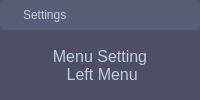
      <widget class="QWidget" name="tab_settings">
       <property name="styleSheet">
        <string notr="true">QWidget {
	background-color: rgb(78,79,102);
	border-radius:  5px;
}</string>
       </property>
       <attribute name="title">
        <string>Settings</string>
       </attribute>
       <layout class="QVBoxLayout" name="verticalLayout_6">
        <property name="spacing">
         <number>0</number>
        </property>
        <property name="leftMargin">
         <number>0</number>
        </property>
        <property name="topMargin">
         <number>0</number>
        </property>
        <property name="rightMargin">
         <number>0</number>
        </property>
        <property name="bottomMargin">
         <number>0</number>
        </property>
        <item>
         <widget class="QFrame" name="frame_titleLeftMenu_2">
          <property name="minimumSize">
           <size>
            <width>0</width>
            <height>30</height>
           </size>
          </property>
          <property name="styleSheet">
           <string notr="true">background-color: rgb(90,93,119);
	border-radius: 5px;
	color: rgb(195,204,221);</string>
          </property>
          <property name="frameShape">
           <enum>QFrame::NoFrame</enum>
          </property>
          <property name="frameShadow">
           <enum>QFrame::Raised</enum>
          </property>
          <layout class="QHBoxLayout" name="horizontalLayout_4">
           <property name="spacing">
            <number>9</number>
           </property>
           <property name="leftMargin">
            <number>7</number>
           </property>
           <property name="topMargin">
            <number>0</number>
           </property>
           <property name="rightMargin">
            <number>7</number>
           </property>
           <property name="bottomMargin">
            <number>0</number>
           </property>
           <item>
            <widget class="QLabel" name="label_titleLeftMenu_Settings_2">
             <property name="maximumSize">
              <size>
               <width>15</width>
               <height>15</height>
              </size>
             </property>
             <property name="text">
              <string/>
             </property>
             <property name="pixmap">
              <pixmap resource="icons.qrc">:/settings.ico</pixmap>
             </property>
             <property name="scaledContents">
              <bool>true</bool>
             </property>
            </widget>
           </item>
           <item>
            <widget class="QLabel" name="label_titleLeftMenu_Settings">
             <property name="text">
              <string>Settings</string>
             </property>
            </widget>
           </item>
           <item>
            <spacer name="horizontalSpacer_3">
             <property name="orientation">
              <enum>Qt::Horizontal</enum>
             </property>
             <property name="sizeHint" stdset="0">
              <size>
               <width>40</width>
               <height>20</height>
              </size>
             </property>
            </spacer>
           </item>
           <item>
            <widget class="QPushButton" name="pushButton_closeMenu_Settings">
             <property name="minimumSize">
              <size>
               <width>20</width>
               <height>20</height>
              </size>
             </property>
             <property name="maximumSize">
              <size>
               <width>20</width>
               <height>20</height>
              </size>
             </property>
             <property name="cursor">
              <cursorShape>PointingHandCursor</cursorShape>
             </property>
             <property name="styleSheet">
              <string notr="true">QPushButton {
	border: none;
	border-radius: 4px;
}

QPushButton::hover {
	background-color: rgb(77,80,106);
}

QPushButton::pressed {
	background-color: rgb(87,137,245);
}</string>
             </property>
             <property name="text">
              <string/>
             </property>
             <property name="icon">
              <iconset resource="icons.qrc">
               <normaloff>:/close.ico</normaloff>:/close.ico</iconset>
             </property>
            </widget>
           </item>
          </layout>
         </widget>
        </item>
        <item>
         <widget class="QFrame" name="frame_settingsMenu_leftMenu">
          <property name="sizePolicy">
           <sizepolicy hsizetype="Preferred" vsizetype="Expanding">
            <horstretch>0</horstretch>
            <verstretch>0</verstretch>
           </sizepolicy>
          </property>
          <property name="frameShape">
           <enum>QFrame::StyledPanel</enum>
          </property>
          <property name="frameShadow">
           <enum>QFrame::Raised</enum>
          </property>
          <layout class="QVBoxLayout" name="verticalLayout_8">
           <property name="spacing">
            <number>0</number>
           </property>
           <property name="leftMargin">
            <number>0</number>
           </property>
           <property name="topMargin">
            <number>0</number>
           </property>
           <property name="rightMargin">
            <number>0</number>
           </property>
           <property name="bottomMargin">
            <number>0</number>
           </property>
           <item>
            <widget class="QLabel" name="label_8">
             <property name="font">
              <font>
               <pointsize>12</pointsize>
              </font>
             </property>
             <property name="styleSheet">
              <string notr="true">	color: rgb(195,204,221);</string>
             </property>
             <property name="text">
              <string>Menu Setting 
 Left Menu</string>
             </property>
             <property name="alignment">
              <set>Qt::AlignCenter</set>
             </property>
            </widget>
           </item>
          </layout>
         </widget>
        </item>
       </layout>
      </widget>
